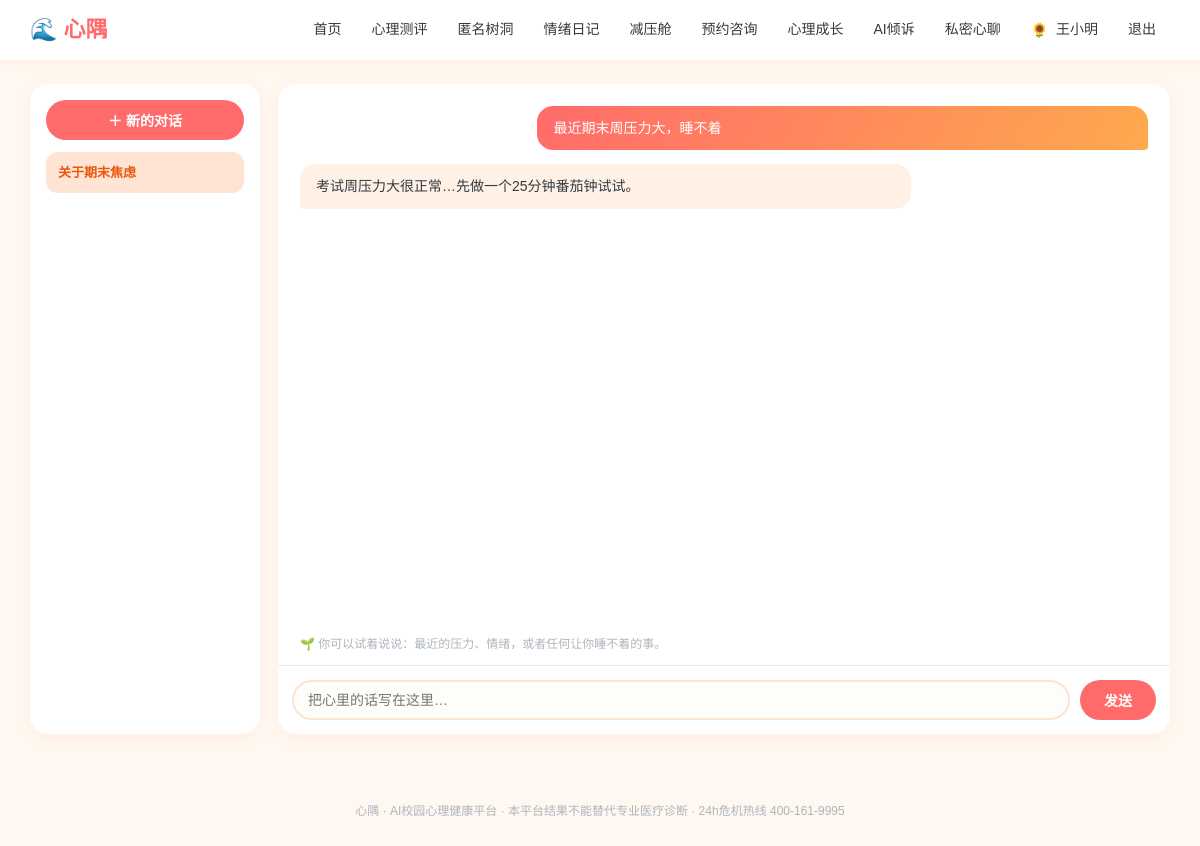
Before: /chat?sid=1 (signed in) with the older database file.
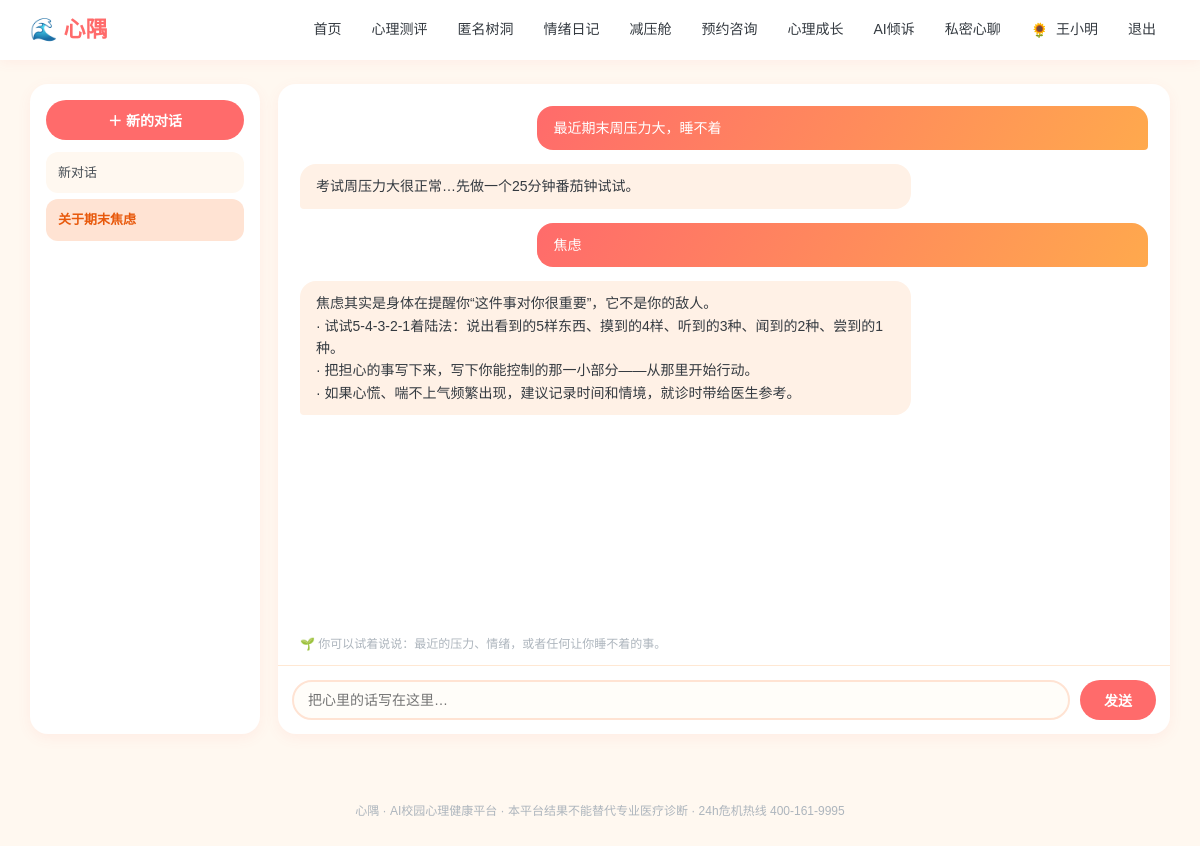
After: the same page with the newer database file.
### models.py (models this page shows)
class ChatSession(db.Model):
    __tablename__ = "chat_sessions"
    id = db.Column(db.Integer, primary_key=True)
    user_id = db.Column(db.Integer, db.ForeignKey("users.id"))
    title = db.Column(db.String(128), default="新对话")
    created_at = db.Column(db.DateTime, default=datetime.now)
    last_at = db.Column(db.DateTime, default=datetime.now)

class ChatMessage(db.Model):
    __tablename__ = "chat_messages"
    id = db.Column(db.Integer, primary_key=True)
    session_id = db.Column(db.Integer, db.ForeignKey("chat_sessions.id"))
    role = db.Column(db.String(16))      #user/assistant
    content = db.Column(db.Text)
    emotion = db.Column(db.String(32), default="")
    risk = db.Column(db.String(16), default="none")
    created_at = db.Column(db.DateTime, default=datetime.now)

### app.py (the view)
@app.route("/chat")
@login_required()
def chat(u):
    sessions = ChatSession.query.filter_by(user_id=u.id).order_by(ChatSession.last_at.desc()).all()
    sid = request.args.get("sid", type=int)
    msgs, cur = [], None
    if sid:
        cur = ChatSession.query.filter_by(id=sid, user_id=u.id).first()
    if not cur and sessions:
        cur = sessions[0]
    if cur:
        msgs = ChatMessage.query.filter_by(session_id=cur.id).order_by(ChatMessage.id).all()
    return render_template("chat.html", u=u, sessions=sessions, cur=cur, msgs=msgs)

### app.py (called while the page is built)
def login_required(role=None):
    def decor(f):
        @wraps(f)
        def wrapper(*args,**kwargs):
            uid = session.get("uid")
            if not uid:
                return redirect(url_for("login", next=request.path))
            u = db.session.get(User, uid)
            if not u:
                session.clear()
                return redirect(url_for("login"))
            if not u.profile_completed and request.endpoint not in (
                    "profile", "logout", "static", "avatar_upload"):
                flash("首次登录请先完善你的基本信息", "warn")
                return redirect(url_for("profile"))
            if role and u.role != role:
                flash("该页面需要相应权限", "warn")
                return redirect(url_for("index"))
            return f(u, *args, **kwargs)
        return wrapper
    return decor

### templates/chat.html (shortened to what this page needs)
{% extends "base.html" %}
{% block body %}
<div class="chat-wrap">
  <div class="side">
    <button class="btn newbtn" id="newChat">＋ 新的对话</button>
    <div class="slist" id="slist">
      {% for s in sessions %}
      <div class="sitem {{ 'active' if cur and cur.id==s.id else '' }}" onclick="location.href='{{ url_for('chat', sid=s.id) }}'">{{ s.title }}</div>
      {% endfor %}
    </div>
  </div>
  <div class="main">
    <div id="msgList">
      {% for m in msgs %}
      {% if m.role=='user' %}
        <div class="bubble me">{{ m.content }}</div>
      {% else %}
        <div class="bubble bot">{{ m.content }}</div>
      {% endif %}
      {% endfor %}
    </div>
    <div class="hint">🌱 你可以试着说说：最近的压力、情绪，或者任何让你睡不着的事。</div>
    <div class="inputbar">
      <input type="text" id="msgInput" placeholder="把心里的话写在这里…" autocomplete="off">
      <button class="btn" id="sendBtn">发送</button>
    </div>
  </div>
</div>
{% endblock %}

Changed rows visible on the page:
added ChatSession: title "新对话"
added ChatMessage: content "焦虑"
added ChatMessage: content "焦虑其实是身体在提醒你“这件事对你很重要”，它不是你的敌人。 · 试试5-4-3-2-1着陆法：说出看到的5样东西、摸到的4样、听到的3种、闻到的2种、尝到的1种。 · 把担心的事写下来，写下你能控制的那一小部分——从那里开始行动。 · 如果心慌、喘不上气频繁出现，建议记录时间和情境，就诊时带给医生参考。"
